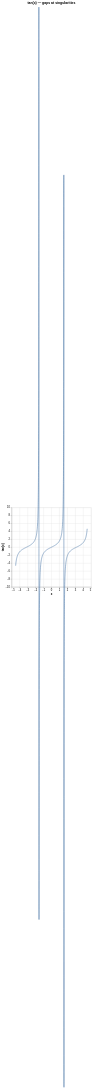

The specification (Vega-Lite) saved for this image:
### Vega-Lite specification from a JSON file in a GitHub repository (floating-point values rounded to 4 significant figures; data arrays with more than 128 entries replaced by an {"elided": "..."} marker saying what was removed)
{"$schema": "https://vega.github.io/schema/vega-lite/v6.json", "encoding": {"y": {"scale": {"domain": [-10, 10]}, "title": "tan(x)", "type": "quantitative", "field": "y"}, "x": {"field": "x", "type": "quantitative", "title": "x"}}, "mark": {"interpolate": "monotone", "type": "line"}, "data": {"values": {"elided": "500 records"}}, "title": "tan(x) — gaps at singularities"}
